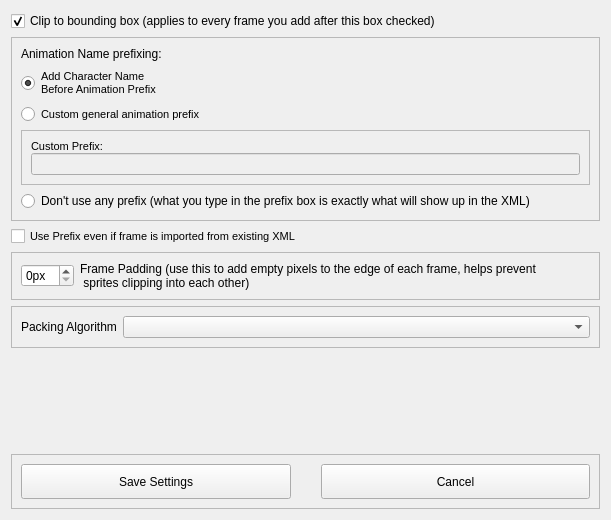
<?xml version="1.0" encoding="UTF-8"?>
<ui version="4.0">
 <class>Form</class>
 <widget class="QWidget" name="Form">
  <property name="windowModality">
   <enum>Qt::ApplicationModal</enum>
  </property>
  <property name="geometry">
   <rect>
    <x>0</x>
    <y>0</y>
    <width>611</width>
    <height>520</height>
   </rect>
  </property>
  <property name="windowTitle">
   <string>Spritesheet Generation Settings</string>
  </property>
  <layout class="QVBoxLayout" name="verticalLayout_3" stretch="0,0,0,0,0,0,0">
   <item>
    <widget class="QCheckBox" name="clip_checkbox">
     <property name="font">
      <font>
       <pointsize>9</pointsize>
      </font>
     </property>
     <property name="text">
      <string>Clip to bounding box (applies to every frame you add after this box checked)</string>
     </property>
     <property name="checked">
      <bool>true</bool>
     </property>
    </widget>
   </item>
   <item>
    <widget class="QFrame" name="frame">
     <property name="frameShape">
      <enum>QFrame::StyledPanel</enum>
     </property>
     <property name="frameShadow">
      <enum>QFrame::Raised</enum>
     </property>
     <layout class="QVBoxLayout" name="verticalLayout">
      <item>
       <widget class="QLabel" name="label">
        <property name="font">
         <font>
          <pointsize>9</pointsize>
         </font>
        </property>
        <property name="text">
         <string>Animation Name prefixing:</string>
        </property>
       </widget>
      </item>
      <item>
       <widget class="QRadioButton" name="charname_first_radiobtn">
        <property name="font">
         <font>
          <pointsize>8</pointsize>
         </font>
        </property>
        <property name="text">
         <string>Add Character Name 
Before Animation Prefix</string>
        </property>
        <property name="checked">
         <bool>true</bool>
        </property>
       </widget>
      </item>
      <item>
       <widget class="QRadioButton" name="custom_prefix_radiobtn">
        <property name="font">
         <font>
          <pointsize>8</pointsize>
         </font>
        </property>
        <property name="text">
         <string>Custom general animation prefix</string>
        </property>
       </widget>
      </item>
      <item>
       <widget class="QFrame" name="frame_2">
        <property name="frameShape">
         <enum>QFrame::StyledPanel</enum>
        </property>
        <property name="frameShadow">
         <enum>QFrame::Raised</enum>
        </property>
        <layout class="QVBoxLayout" name="verticalLayout_2" stretch="0,0">
         <property name="spacing">
          <number>0</number>
         </property>
         <item>
          <widget class="QLabel" name="label_2">
           <property name="font">
            <font>
             <pointsize>8</pointsize>
            </font>
           </property>
           <property name="text">
            <string>Custom Prefix:</string>
           </property>
          </widget>
         </item>
         <item>
          <widget class="QLineEdit" name="custom_prefix_text">
           <property name="enabled">
            <bool>false</bool>
           </property>
          </widget>
         </item>
        </layout>
       </widget>
      </item>
      <item>
       <widget class="QRadioButton" name="no_prefix_radiobtn">
        <property name="text">
         <string>Don't use any prefix (what you type in the prefix box is exactly what will show up in the XML)</string>
        </property>
       </widget>
      </item>
     </layout>
    </widget>
   </item>
   <item>
    <widget class="QCheckBox" name="insist_prefix_checkbox">
     <property name="font">
      <font>
       <pointsize>8</pointsize>
      </font>
     </property>
     <property name="text">
      <string>Use Prefix even if frame is imported from existing XML</string>
     </property>
    </widget>
   </item>
   <item>
    <widget class="QFrame" name="frame_4">
     <property name="frameShape">
      <enum>QFrame::StyledPanel</enum>
     </property>
     <property name="frameShadow">
      <enum>QFrame::Raised</enum>
     </property>
     <layout class="QHBoxLayout" name="horizontalLayout_2" stretch="0,1">
      <item>
       <widget class="QSpinBox" name="frame_padding_spinbox">
        <property name="suffix">
         <string>px</string>
        </property>
        <property name="maximum">
         <number>20</number>
        </property>
       </widget>
      </item>
      <item>
       <widget class="QLabel" name="frame_padding_label">
        <property name="text">
         <string>Frame Padding (use this to add empty pixels to the edge of each frame, helps prevent 
 sprites clipping into each other)</string>
        </property>
       </widget>
      </item>
     </layout>
    </widget>
   </item>
   <item>
    <widget class="QFrame" name="frame_5">
     <property name="frameShape">
      <enum>QFrame::StyledPanel</enum>
     </property>
     <property name="frameShadow">
      <enum>QFrame::Raised</enum>
     </property>
     <layout class="QHBoxLayout" name="horizontalLayout_3" stretch="0,1">
      <item>
       <widget class="QLabel" name="packingalgo_label">
        <property name="text">
         <string>Packing Algorithm</string>
        </property>
       </widget>
      </item>
      <item>
       <widget class="QComboBox" name="packingalgo_combobox"/>
      </item>
     </layout>
    </widget>
   </item>
   <item>
    <spacer name="verticalSpacer">
     <property name="orientation">
      <enum>Qt::Vertical</enum>
     </property>
     <property name="sizeHint" stdset="0">
      <size>
       <width>20</width>
       <height>40</height>
      </size>
     </property>
    </spacer>
   </item>
   <item>
    <widget class="QFrame" name="frame_3">
     <property name="frameShape">
      <enum>QFrame::StyledPanel</enum>
     </property>
     <property name="frameShadow">
      <enum>QFrame::Raised</enum>
     </property>
     <layout class="QHBoxLayout" name="horizontalLayout">
      <property name="spacing">
       <number>30</number>
      </property>
      <item>
       <widget class="QPushButton" name="save_settings_btn">
        <property name="minimumSize">
         <size>
          <width>0</width>
          <height>35</height>
         </size>
        </property>
        <property name="font">
         <font>
          <pointsize>9</pointsize>
         </font>
        </property>
        <property name="text">
         <string>Save Settings</string>
        </property>
       </widget>
      </item>
      <item>
       <widget class="QPushButton" name="settings_cancel_btn">
        <property name="minimumSize">
         <size>
          <width>0</width>
          <height>35</height>
         </size>
        </property>
        <property name="font">
         <font>
          <pointsize>9</pointsize>
         </font>
        </property>
        <property name="text">
         <string>Cancel</string>
        </property>
       </widget>
      </item>
     </layout>
    </widget>
   </item>
  </layout>
 </widget>
 <resources/>
 <connections/>
</ui>
